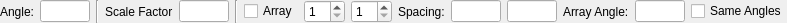
<?xml version="1.0" encoding="UTF-8"?>
<ui version="4.0">
 <class>LC_PasteTransformOptions</class>
 <widget class="QWidget" name="LC_PasteTransformOptions">
  <property name="geometry">
   <rect>
    <x>0</x>
    <y>0</y>
    <width>743</width>
    <height>22</height>
   </rect>
  </property>
  <property name="windowTitle">
   <string>Form</string>
  </property>
  <layout class="QGridLayout" name="gridLayout">
   <property name="leftMargin">
    <number>0</number>
   </property>
   <property name="topMargin">
    <number>0</number>
   </property>
   <property name="rightMargin">
    <number>0</number>
   </property>
   <property name="bottomMargin">
    <number>0</number>
   </property>
   <item row="0" column="1">
    <widget class="QLineEdit" name="leAngle">
     <property name="sizePolicy">
      <sizepolicy hsizetype="Minimum" vsizetype="Fixed">
       <horstretch>0</horstretch>
       <verstretch>0</verstretch>
      </sizepolicy>
     </property>
     <property name="minimumSize">
      <size>
       <width>50</width>
       <height>0</height>
      </size>
     </property>
     <property name="maximumSize">
      <size>
       <width>50</width>
       <height>16777215</height>
      </size>
     </property>
     <property name="toolTip">
      <string>Rotation angle for pasted entities</string>
     </property>
    </widget>
   </item>
   <item row="0" column="11">
    <widget class="QLineEdit" name="leArraySpacingY">
     <property name="sizePolicy">
      <sizepolicy hsizetype="Minimum" vsizetype="Fixed">
       <horstretch>0</horstretch>
       <verstretch>0</verstretch>
      </sizepolicy>
     </property>
     <property name="minimumSize">
      <size>
       <width>50</width>
       <height>0</height>
      </size>
     </property>
     <property name="maximumSize">
      <size>
       <width>50</width>
       <height>16777215</height>
      </size>
     </property>
     <property name="toolTip">
      <string>Spacing between entities insertion points in rows. </string>
     </property>
    </widget>
   </item>
   <item row="0" column="0">
    <widget class="QLabel" name="label">
     <property name="text">
      <string>Angle:</string>
     </property>
    </widget>
   </item>
   <item row="0" column="2">
    <widget class="Line" name="line">
     <property name="orientation">
      <enum>Qt::Vertical</enum>
     </property>
    </widget>
   </item>
   <item row="0" column="3">
    <widget class="QLabel" name="label_2">
     <property name="text">
      <string>Scale Factor</string>
     </property>
    </widget>
   </item>
   <item row="0" column="13">
    <widget class="QLineEdit" name="leArrayAngle">
     <property name="sizePolicy">
      <sizepolicy hsizetype="Minimum" vsizetype="Fixed">
       <horstretch>0</horstretch>
       <verstretch>0</verstretch>
      </sizepolicy>
     </property>
     <property name="minimumSize">
      <size>
       <width>50</width>
       <height>0</height>
      </size>
     </property>
     <property name="maximumSize">
      <size>
       <width>50</width>
       <height>16777215</height>
      </size>
     </property>
     <property name="toolTip">
      <string>Rotation angle for array.</string>
     </property>
    </widget>
   </item>
   <item row="0" column="15">
    <spacer name="horizontalSpacer">
     <property name="orientation">
      <enum>Qt::Horizontal</enum>
     </property>
     <property name="sizeHint" stdset="0">
      <size>
       <width>0</width>
       <height>20</height>
      </size>
     </property>
    </spacer>
   </item>
   <item row="0" column="8">
    <widget class="QSpinBox" name="sbArrayY">
     <property name="toolTip">
      <string>Array rows number.</string>
     </property>
     <property name="minimum">
      <number>1</number>
     </property>
    </widget>
   </item>
   <item row="0" column="14">
    <widget class="QCheckBox" name="cbSameAngles">
     <property name="toolTip">
      <string>If checked, the same rotation angle is used for each individual paste and whole array. Otherwise, different angles are used. </string>
     </property>
     <property name="text">
      <string>Same Angles</string>
     </property>
    </widget>
   </item>
   <item row="0" column="9">
    <widget class="QLabel" name="label_3">
     <property name="text">
      <string>Spacing:</string>
     </property>
    </widget>
   </item>
   <item row="0" column="7">
    <widget class="QSpinBox" name="sbArrayX">
     <property name="toolTip">
      <string>Array columns number.</string>
     </property>
     <property name="minimum">
      <number>1</number>
     </property>
    </widget>
   </item>
   <item row="0" column="6">
    <widget class="QCheckBox" name="cbArray">
     <property name="toolTip">
      <string>If checked, arrays of copies will be created on paste.</string>
     </property>
     <property name="text">
      <string>Array</string>
     </property>
    </widget>
   </item>
   <item row="0" column="12">
    <widget class="QLabel" name="label_4">
     <property name="text">
      <string>Array Angle:</string>
     </property>
    </widget>
   </item>
   <item row="0" column="4">
    <widget class="QLineEdit" name="leFactor">
     <property name="sizePolicy">
      <sizepolicy hsizetype="Minimum" vsizetype="Fixed">
       <horstretch>0</horstretch>
       <verstretch>0</verstretch>
      </sizepolicy>
     </property>
     <property name="minimumSize">
      <size>
       <width>50</width>
       <height>0</height>
      </size>
     </property>
     <property name="maximumSize">
      <size>
       <width>50</width>
       <height>16777215</height>
      </size>
     </property>
     <property name="toolTip">
      <string>Scale factor for pasted entities</string>
     </property>
    </widget>
   </item>
   <item row="0" column="10">
    <widget class="QLineEdit" name="leArraySpacingX">
     <property name="sizePolicy">
      <sizepolicy hsizetype="Minimum" vsizetype="Fixed">
       <horstretch>0</horstretch>
       <verstretch>0</verstretch>
      </sizepolicy>
     </property>
     <property name="minimumSize">
      <size>
       <width>50</width>
       <height>0</height>
      </size>
     </property>
     <property name="maximumSize">
      <size>
       <width>50</width>
       <height>16777215</height>
      </size>
     </property>
     <property name="toolTip">
      <string>Spacing between insertion points of entities in columns.</string>
     </property>
    </widget>
   </item>
   <item row="0" column="5">
    <widget class="Line" name="line_2">
     <property name="orientation">
      <enum>Qt::Vertical</enum>
     </property>
    </widget>
   </item>
  </layout>
 </widget>
 <resources/>
 <connections/>
</ui>
